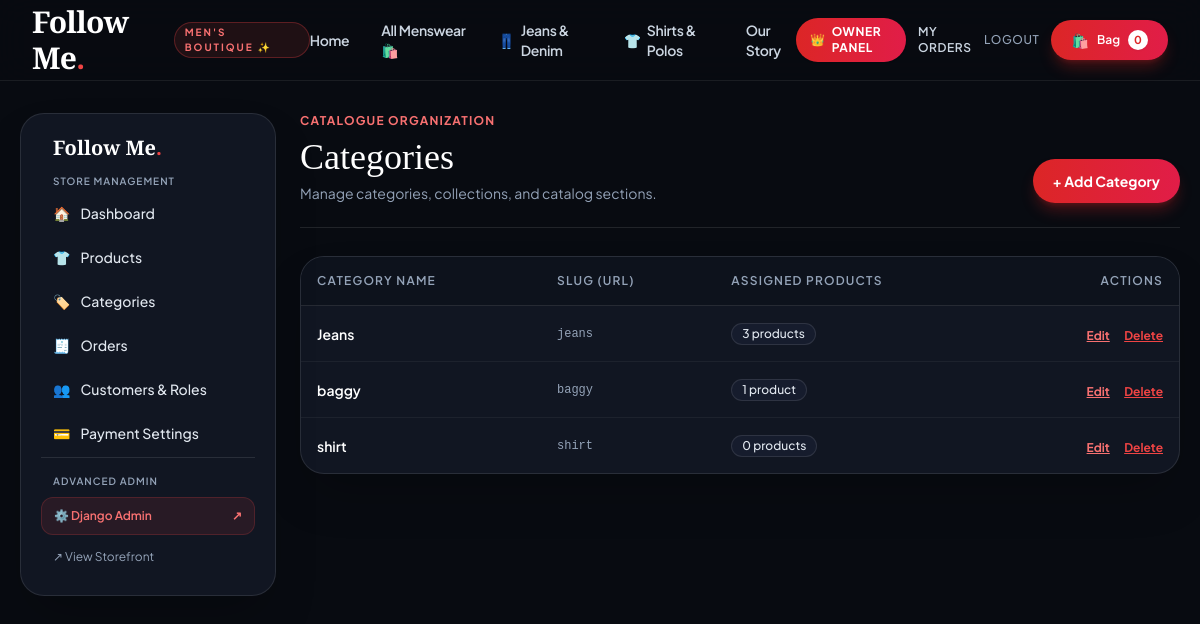
The app's page /owner/categories/ (signed in) with its own data.
### shop/models.py (models this page shows, shortened)
class Category(models.Model):
    name = models.CharField(max_length=80, unique=True)
    slug = models.SlugField(unique=True)
    class Meta:
        verbose_name_plural = "Categories"

### shop/views.py (the view)
    def _wrapped_view(request, *args, **kwargs):
        if not is_owner_or_staff(request.user):
            messages.error(request, "Access restricted. Only store administrators can access this page.")
            return redirect("home")
        return view_func(request, *args, **kwargs)

### shop/context_processors.py (called while the page is built)
def cart_count(request):
    cart = request.session.get("cart", {})
    return {"cart_count": sum(item.get("quantity", 0) for item in cart.values())}

def shop_settings(request):
    return {"shop_settings": ShopSettings.objects.first()}

def is_owner_check(request):
    if not request.user.is_authenticated:
        return {"is_owner": False}
    if request.user.is_staff or request.user.is_superuser:
        return {"is_owner": True}
    profile = Profile.objects.filter(user=request.user).first()
    return {"is_owner": profile is not None and profile.role == "owner"}

### shop/views.py (called while the page is built)
def is_owner_or_staff(user):
    if not user.is_authenticated:
        return False
    if user.is_staff or user.is_superuser:
        return True
    profile = Profile.objects.filter(user=user).first()
    return profile is not None and profile.role == "owner"

def owner_required(view_func):
    def _wrapped_view(request, *args, **kwargs):
        if not is_owner_or_staff(request.user):
            messages.error(request, "Access restricted. Only store administrators can access this page.")
            return redirect("home")
        return view_func(request, *args, **kwargs)
    return login_required(_wrapped_view)

@owner_required
def owner_categories(request):
    from django.db.models import Count
    categories = Category.objects.annotate(product_count=Count("product")).order_by("name")
    return render(request, "owner/categories.html", {"categories": categories})

### templates/owner/categories.html (shortened to what this page needs)
{% extends "owner/base.html" %}
{% block owner_content %}
<div class="flex justify-between items-end border-b border-white/10 pb-6">
  <div>
    <p class="uppercase tracking-widest text-xs text-red-400 font-bold">Catalogue Organization</p>
    <h1 class="display text-4xl mt-2 text-white">Categories</h1>
    <p class="text-slate-400 mt-1.5 text-sm">Manage categories, collections, and catalog sections.</p>
  </div>
  <a href="{% url 'owner_category_new' %}" class="bg-gradient-to-r from-red-600 to-rose-600 hover:from-red-500 hover:to-rose-500 text-white rounded-full px-5 py-3 text-sm font-bold shadow-lg shadow-red-600/30 transition">+ Add Category</a>
</div>
<div class="bg-[#111622] border border-white/10 rounded-3xl mt-7 overflow-x-auto shadow-2xl">
  <table class="w-full text-sm">
    <thead class="bg-[#0d121c] text-xs uppercase tracking-widest border-b border-white/10">
      <tr>
        <th class="text-left p-4 font-semibold text-slate-400">Category Name</th>
        <th class="text-left p-4 font-semibold text-slate-400">Slug (URL)</th>
        <th class="text-left p-4 font-semibold text-slate-400">Assigned Products</th>
        <th class="p-4 text-right font-semibold text-slate-400">Actions</th>
      </tr>
    </thead>
    <tbody class="divide-y divide-white/5">
      {% for category in categories %}
      <tr class="hover:bg-[#161c2d] transition">
        <td class="p-4 font-semibold text-white">{{ category.name }}</td>
        <td class="p-4 text-slate-400 font-mono text-xs">{{ category.slug }}</td>
        <td class="p-4">
          <span class="inline-flex items-center px-2.5 py-0.5 rounded-full text-xs font-medium bg-[#161c2d] border border-white/10 text-slate-200">
            {{ category.product_count }} product{{ category.product_count|pluralize }}
          </span>
        </td>
        <td class="p-4 text-right space-x-3 whitespace-nowrap">
          <a class="text-xs font-bold text-red-400 hover:text-red-300 underline" href="{% url 'owner_category_edit' category.id %}">Edit</a>
          <form method="post" action="{% url 'owner_category_delete' category.id %}" class="inline-block" onsubmit="return confirm('Are you sure you want to delete category \'{{ category.name|escapejs }}\'? Products in this category will become uncategorized.');">
            <button type="submit" class="text-xs font-bold text-red-500 hover:text-red-400 underline">Delete</button>
          </form>
        </td>
      </tr>
      {% empty %}
      <tr>
        <td colspan="4" class="p-10 text-center text-slate-400">No categories found. Click "+ Add Category" to create one.</td>
      </tr>
      {% endfor %}
    </tbody>
  </table>
</div>
{% endblock %}

### templates/base.html (style rules this page uses)
body { font-family: 'Plus Jakarta Sans', sans-serif; background-color: #080b11; color: #f1f5f9; }
.display { font-family: 'Playfair Display', serif; }

### records on screen
Category: name "Jeans", slug "jeans", product_count "3"
Category: name "baggy", slug "baggy", product_count "1"
Category: name "shirt", slug "shirt", product_count "0"

### other values on screen
{{ cart_count }} "0"
